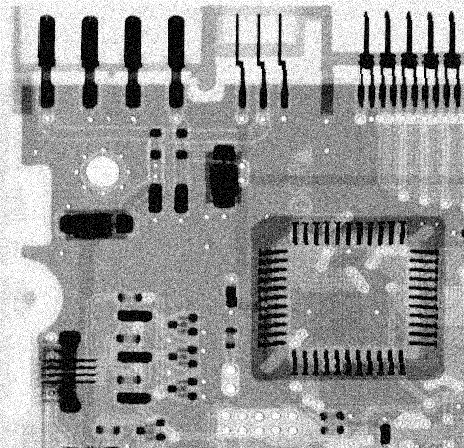
%> input picture Homeworks/Week8/images/board-Gauss-0.01.bmp, 464 x 448 px
$ octave Laplacian_and_Hough.m   (GNU Octave 9; MATLAB toolbox functions it lacks are replaced by stand-ins)
%> lines starting %> are read from the running program, lines starting %| are printed output that depends on the picture
I  = imread('board-Gauss-0.01.bmp');
%> I is the input picture: size 448x464 uint8; min 0, max 255, mean 152.7
I = mat2gray(I);   %图像矩阵的归一化
%> I: size 448x464 double
[m,n]=size(I);
%> m = 448; n = 464
J = logical(I);       %保留图像的边缘一个像素
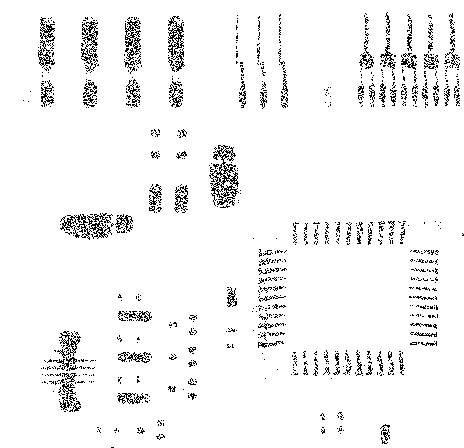
%> J: size 448x464 logical; 95.3% white; black in thin lines or dots
L=0;
%设定阈值
t=0.5;
%Laplace算子
for j=2:m-1
    for k=2:n-1
        L=abs(4*I(j,k)-I(j-1,k)-I(j+1,k)-I(j,k+1)-I(j,k-1));
        if(L > t)
            J(j,k)=1;  %白
        else
            J(j,k)=0;    %黑
        end
    end
end
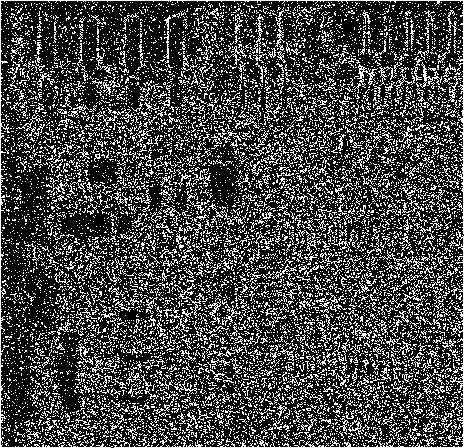
%> J: size 448x464 logical; 26.5% white in thin lines or dots
figure;
subplot(2,2,1);imshow(I);title('Original Image');

BW = J;
subplot(2,2,2); imshow(BW);title('The edge')

[H,T,R] = hough(BW);
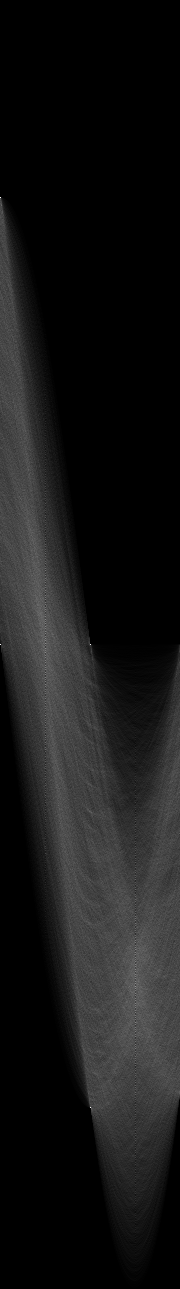
%> H: size 1289x180 double; min 0, max 464, mean 42.7; drawn with min black and max white
%> T = 180 values from -90 to 89; R = 1289 values from -644 to 644
subplot(2,2,3);
imshow(H,[],'XData',T,'YData',R,'InitialMagnification','fit');
xlabel('\theta/°'), ylabel('\rho');
axis on
axis normal
hold on

P  = houghpeaks(H,5,'threshold',ceil(0.3*max(H(:))));
%> P = [645 1; 198 1; 645 91; 1108 91; 987 136]
x = T(P(:,2)); y = R(P(:,1));
%> after `x = T(P(:,2))`: x = [-90 -90 0 0 45]
%> after `y = R(P(:,1))`: y = [0 -447 0 463 342]
plot(x,y,'s','color','white');
title('Hough space');

% Find lines and plot them
lines = houghlines(BW,T,R,P,'FillGap',5,'MinLength',7);
%> lines = 24 lines; longest, point1 to point2 (x, y): (1, 1) to (464, 1), (1, 448) to (464, 448), (1, 1) to (1, 448), (464, 1) to (464, 448), (213, 273) to (248, 238), (151, 334) to (175, 310)
subplot(2,2,4);imshow(I);hold on;title('Mark the straight line')

max_len = 0;
for k = 1:length(lines)
    xy = [lines(k).point1; lines(k).point2];
    plot(xy(:,1),xy(:,2),'LineWidth',2,'Color','green');

    % Plot beginnings and ends of lines
    plot(xy(1,1),xy(1,2),'x','LineWidth',2,'Color','yellow');
    plot(xy(2,1),xy(2,2),'x','LineWidth',2,'Color','red');

    % Determine the endpoints of the longest line segment
    len = norm(lines(k).point1 - lines(k).point2);
    if ( len > max_len)
        max_len = len;
        xy_long = xy;
    end
end
%> this loop made 24 passes
%> (len, max_len, xy_long) on pass 1: (463, 463, [1 1; 464 1])
%> (xy, len) on passes 2 to 7: ([1 448; 464 448], 463), ([1 1; 1 448], 447), ([464 1; 464 448], 447), ([46 439; 54 431], 11.31), ([58 427; 63 422], 7.07), ([67 418; 73 413], 7.81)
% highlight the longest line segment
plot(xy_long(:,1),xy_long(:,2),'LineWidth',2,'Color','blue');
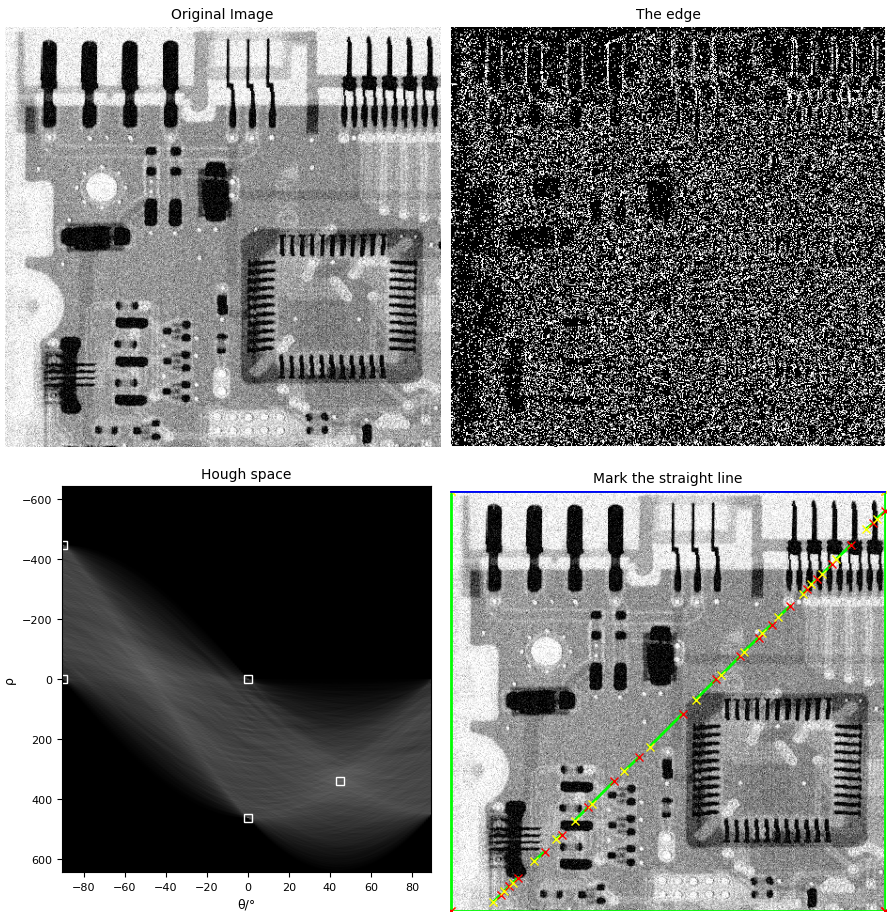
%> figure redrawn from the program's plot data, 4 panels
